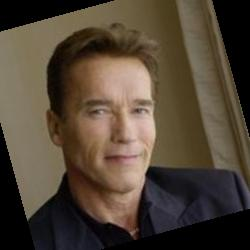
#> input picture Raw Images/Arnold_Schwarzenegger_0003.jpg, 250 x 250 px; its folder holds only this picture in this run
$ python histogram-processing.py
#> lines starting #> are read from the running program, lines starting #| are printed output that depends on the picture
#> further down, input_image is the input picture: shape (250, 250, 3); mean B, G, R 54, 68.3, 81.2
import os
import cv2
import numpy as np

def histogram_normalization(image):
    # Convert image to LAB color space
    lab_image = cv2.cvtColor(image, cv2.COLOR_BGR2LAB)
#> lab_image: shape (250, 250, 3); mean of channels 0, 1, 2 74.9, 131.1, 138.2

    # Split LAB image into channels
    l_channel, a_channel, b_channel = cv2.split(lab_image)
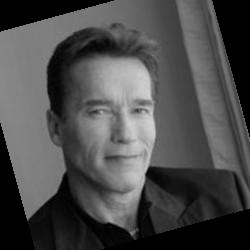
#> l_channel: shape (250, 250); min 0, max 210, mean 74.9
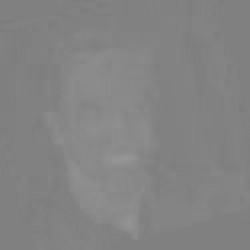
#> a_channel: shape (250, 250); min 122, max 152, mean 131.1

    # Apply histogram equalization to L channel
    l_channel_eq = cv2.equalizeHist(l_channel)
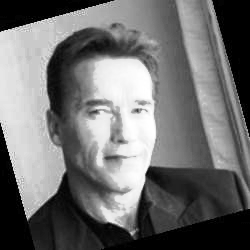
#> l_channel_eq: shape (250, 250); min 0, max 255, mean 111.4

    # Merge channels back together
    normalized_lab_image = cv2.merge((l_channel_eq, a_channel, b_channel))
#> normalized_lab_image: shape (250, 250, 3); mean of channels 0, 1, 2 111.4, 131.1, 138.2

    # Convert LAB image back to BGR color space
    normalized_bgr_image = cv2.cvtColor(normalized_lab_image, cv2.COLOR_LAB2BGR)
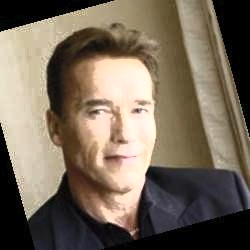
#> normalized_bgr_image: shape (250, 250, 3); mean B, G, R 89.6, 105, 117.9

    return normalized_bgr_image

# Path to the directory containing input images
input_directory = 'Raw Images'

# Path to the directory where output images will be saved
output_directory = 'Refined Images'

# Create output directory if it doesn't exist
if not os.path.exists(output_directory):
    os.makedirs(output_directory)

# Loop over each file in the input directory
for filename in os.listdir(input_directory):
    # Check if the file is a JPG image
    if filename.endswith('.jpg'):
        # Read the image
        input_image = cv2.imread(os.path.join(input_directory, filename))

        # Perform histogram normalization
        normalized_image = histogram_normalization(input_image)

        # Save the normalized image in the output directory
        output_path = os.path.join(output_directory, filename)
        cv2.imwrite(output_path, normalized_image)

        print(f"Processed {filename} and saved as {output_path}")

print("Processing completed.")

$ run again, on Raw Images/Arnold_Schwarzenegger_0024.jpg
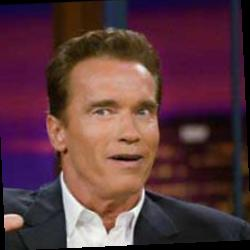
#> input picture Raw Images/Arnold_Schwarzenegger_0024.jpg, 250 x 250 px
#> input_image is the input picture: shape (250, 250, 3); mean B, G, R 61.8, 55.6, 90.7
#> lab_image: shape (250, 250, 3); mean of channels 0, 1, 2 70.4, 144.5, 131
#> in histogram_normalization, `l_channel_eq = cv2.equalizeHist(l_channel)`:
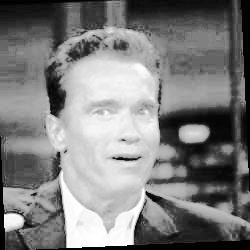
#> l_channel_eq: shape (250, 250); min 0, max 255, mean 126.3
#> normalized_lab_image: shape (250, 250, 3); mean of channels 0, 1, 2 126.3, 144.5, 131
#> in histogram_normalization, `normalized_bgr_image = cv2.cvtColor(normalized_lab_image, cv2.COLOR_LA..`:
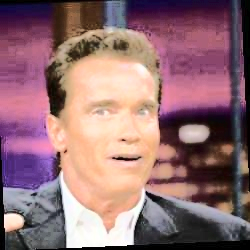
#> normalized_bgr_image: shape (250, 250, 3); mean B, G, R 115.6, 110.6, 147
